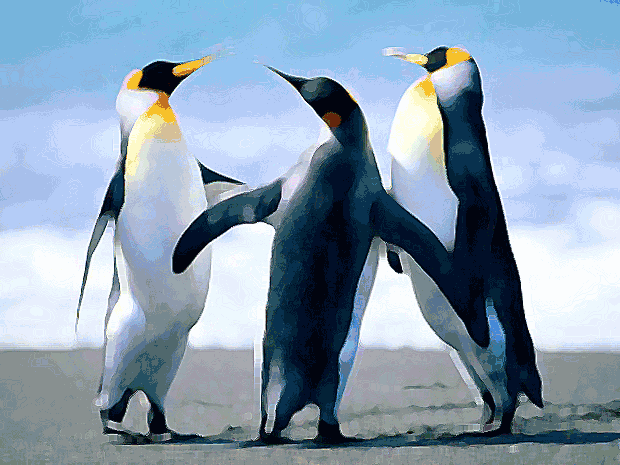
#> input picture Atividade 1 - Vizinhança e Histograma/pinguim.png, 620 x 465 px
$ jupyter execute 'Atividade Avaliativa 1.ipynb'
#> lines starting #> are read from the running program, lines starting #| are printed output that depends on the picture
Atividade Avaliativa - Processamento de Imagens
Luiz Ricardo Brumati De Lima - a2155184
Engenharia Da Computação

1) Os pixels de uma imagem são representados na matriz abaixo. As pequenas flutuações de intensidade caracterizam a presença de um ruído na imagem.

a) Existem pixels adjacentes? No sentido 4-P, 8P ou diagonal? Represente o local:

[cell 1]
import cv2
import numpy as np
import matplotlib.pyplot as plt

matrix = np.array ([[4, 5, 7, 7, 7, 8, 6],
                    [7, 6, 7, 5, 7, 7, 7],
                    [6, 5, 4, 10, 12, 12, 11],
                    [10,9, 8, 7, 5, 5, 6],
                    [11,8, 8, 8, 7, 6, 6],
                    [5, 6, 7, 6, 6, 6, 6],
                    [4, 5, 10, 9, 9, 8, 8]])


def get4PNeighbors():
    neighbor4P = []
    i=0
    j=0

    for i, line in enumerate(matrix):
        for j, item in enumerate(line):
            try:
                if matrix[i][j] == matrix[i+1][j] and i < len(matrix):
                    neighbor4P.append(((i,j), (i+1,j)))
                if matrix[i][j] == matrix[i-1][j] and i > 0:
                    neighbor4P.append(((i,j), (i-1,j)))
                if matrix[i][j] == matrix[i][j+1] and j < len(matrix):
                    neighbor4P.append(((i,j), (i,j+1)))
                if matrix[i][j] == matrix[i][j-1] and j > 0:
                    neighbor4P.append(((i,j), (i,j-1)))
            except:
                pass
    return neighbor4P

##############################################

def getDiagonalNeighbors():
    diagNeighbor = []
    i=0
    j=0

    for i, line in enumerate(matrix):
        for j, item in enumerate(line):
            try:
                if matrix[i][j] == matrix[i+1][j+1] and i < len(matrix) and j < len(matrix):
                    diagNeighbor.append(((i,j), (i+1,j+1)))
                if matrix[i][j] == matrix[i+1][j-1] and i < len(matrix) and j > 0:
                    diagNeighbor.append(((i,j), (i+1,j-1)))
                if matrix[i][j] == matrix[i-1][j+1] and i > 0 and j < len(matrix):
                    diagNeighbor.append(((i,j), (i-1,j+1)))
                if matrix[i][j] == matrix[i-1][j-1] and i > 0 and j > 0:
                    diagNeighbor.append(((i,j), (i-1,j-1)))
            except:
                pass
    return diagNeighbor

print('\nPixeis adjacentes no sentido 4-P:', get4PNeighbors())

print('\nPixeis adjacentes no sentido Diagonal:', getDiagonalNeighbors())

print('\nPixeis adjacentes no sentido 8-P:', get4PNeighbors() + getDiagonalNeighbors())

b) Calcule o Histograma de intensidades de níveis de cinza desta imagem

[cell 2]
def histogram(mat, n):
#> called with mat = array of shape (7, 7), n = 16
    hist = np.zeros(n).astype(int)


    for i, line in enumerate(matrix):
        for j, item in enumerate(line):
            try:
                hist[mat[i,j]] += 1
            except:
                pass

    return(hist)

values = 16

matrixHist = histogram(matrix, values)
plt.bar(range(values), matrixHist)
plt.xlabel('Intensidade de Cinza')
plt.ylabel('Frequência de Pixeis')
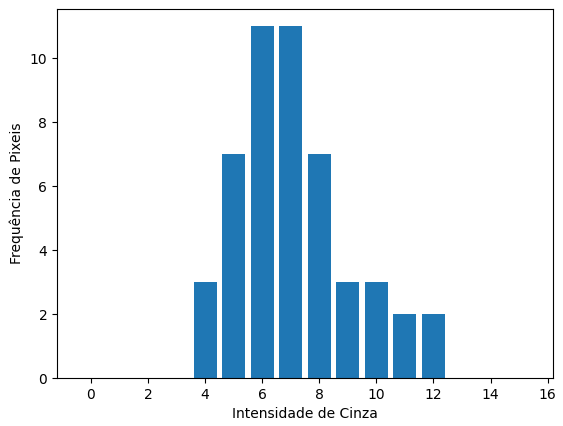
#> figure drawn by matplotlib, 1 panel

c) Qual o histograma acumulado?

[cell 3]
histCumulative = np.zeros(matrixHist.shape).astype(int)

histCumulative[0] = matrixHist[0]
for i in range(1, values):
    histCumulative[i] = matrixHist[i] + histCumulative[i-1]

plt.bar(range(values), histCumulative)
plt.xlabel('Intensidade de Cinza')
plt.ylabel('Frequência de Pixeis')
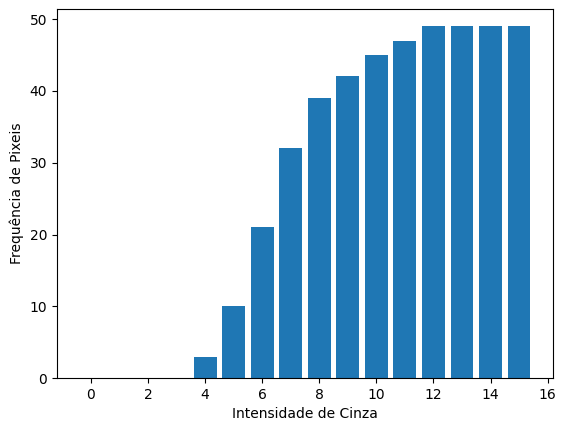
#> figure drawn by matplotlib, 1 panel

d) Qual o histograma normalizado?

[cell 4]
normImg = cv2.normalize(matrix,  None, 0, 100, cv2.NORM_MINMAX)
print (normImg)

histNormalized = np.zeros(matrixHist.shape).astype(int)

histNormalized[0] = matrixHist[0]
for i in range(1, values):
    histNormalized[i] = matrixHist[i] + histNormalized[i-1]

plt.bar(range(values), histNormalized)
plt.xlabel('Intensidade de Cinza')
plt.ylabel('Frequência de Pixeis')

e) Para se determinar automaticamente a transformação de contraste a partir do
histograma, podemos utilizar a fórmula Y = a*X + b,  que deve ser aplicada a
uma imagem digital. Podemos seguir o procedimento:
- Percorre-se a imagem X para se descobrir seus valores digitais
mínimo e máximo, Xmin e Xmax. Opcionalmente defina um Xmin e
um Xmax baseado no histograma da imagem.
- Calcula-se o parâmetro a, da transformação, pela relação:
a= 255.0/(Xmax-Xmin) .
- Calcula-se o parâmetro b, da transformação, pela relação:
b=-a*Xmin .
- Aplica-se essa relação, Y = aX + b, para cada valor pixel da imagem de
entrada X obtendo-se o nível digital da imagem de saída Y.
- Defina a matriz resultante.

[cell 5]
a = 255/(np.max(matrix) - np.min(matrix))
b = -a*np.min(matrix)

contMatrix = np.array(list(map(lambda X: a * X + b, matrix)))

print (contMatrix)

f) Como fica a representação da imagem comprimida utilizando a seguinte
transformação:

“intensidades <= 8” → 8
“intensidades iguais a 9 ou 10” → 10
“intensidades >= 11 “ → 11

[cell 6]
itemA = np.array(list(map(lambda X : 8 if X <= 8 else X, matrix.flatten()))).reshape(7, 7)
itemB = np.array(list(map(lambda X : 10 if (X == 10 or X == 9) else X, matrix.flatten()))).reshape(7, 7)
itemC = np.array(list(map(lambda X : 11 if X >= 11 else X, matrix.flatten()))).reshape(7, 7)

print ('\n', itemA)
print ('\n', itemB)
print ('\n', itemC)

2) Implemente um programa que deverá solicitar ao usuário as coordenadas de dois
pontos P1 e P2 (inicio e fim da região) localizados dentro dos limites do tamanho
da  imagem  e  exibir  que  lhe  for  fornecida.  Entretanto,  a  região  definida  pelo
retângulo definidos pelos pontos P1 e P2 será exibida com o negativo da imagem
na região correspondente.

[cell 7]
img = cv2.imread('pinguim.png')
#> img is the input picture: shape (465, 620, 3); mean B, G, R 177.7, 157.9, 136.7
plt.imshow(cv2.cvtColor(img, cv2.COLOR_BGR2RGB))

xPos1 = int(input('Posição X inicial: '))
#> the answer given: 3
xPos2 = int(input('Posição X final: '))
#> the answer given: 3
yPos1 = int(input('Posição Y inicial: '))
#> the answer given: 3
yPos2 = int(input('Posição Y final: '))
#> the answer given: 3

if xPos1 < 0 or xPos1 > img.shape[1]:
    raise Exception('Posição X inicial fora do intervalo da imagem')
elif xPos2 < 0 or xPos2 > img.shape[1]:
    raise Exception('Posição X final fora do intervalo da imagem')
elif yPos1 < 0 or yPos1 > img.shape[0]:
    raise Exception('Posição Y inicial fora do intervalo da imagem')
elif yPos2 < 0 or yPos2 > img.shape[0]:
    raise Exception('Posição Y final fora do intervalo da imagem')

img[xPos1:xPos2, yPos1:yPos2] = (255 - img[xPos1:xPos2, yPos1:yPos2])

plt.imshow(cv2.cvtColor(img, cv2.COLOR_BGR2RGB))
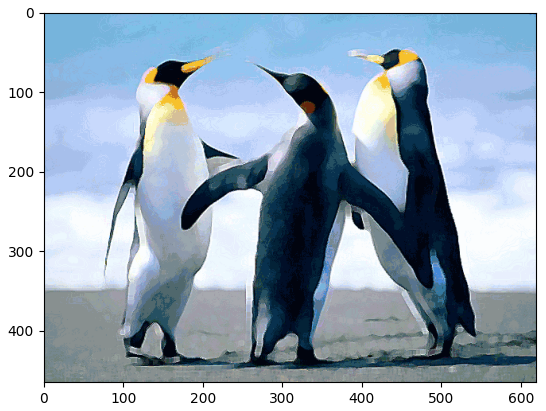
#> figure drawn by matplotlib, 1 panel
